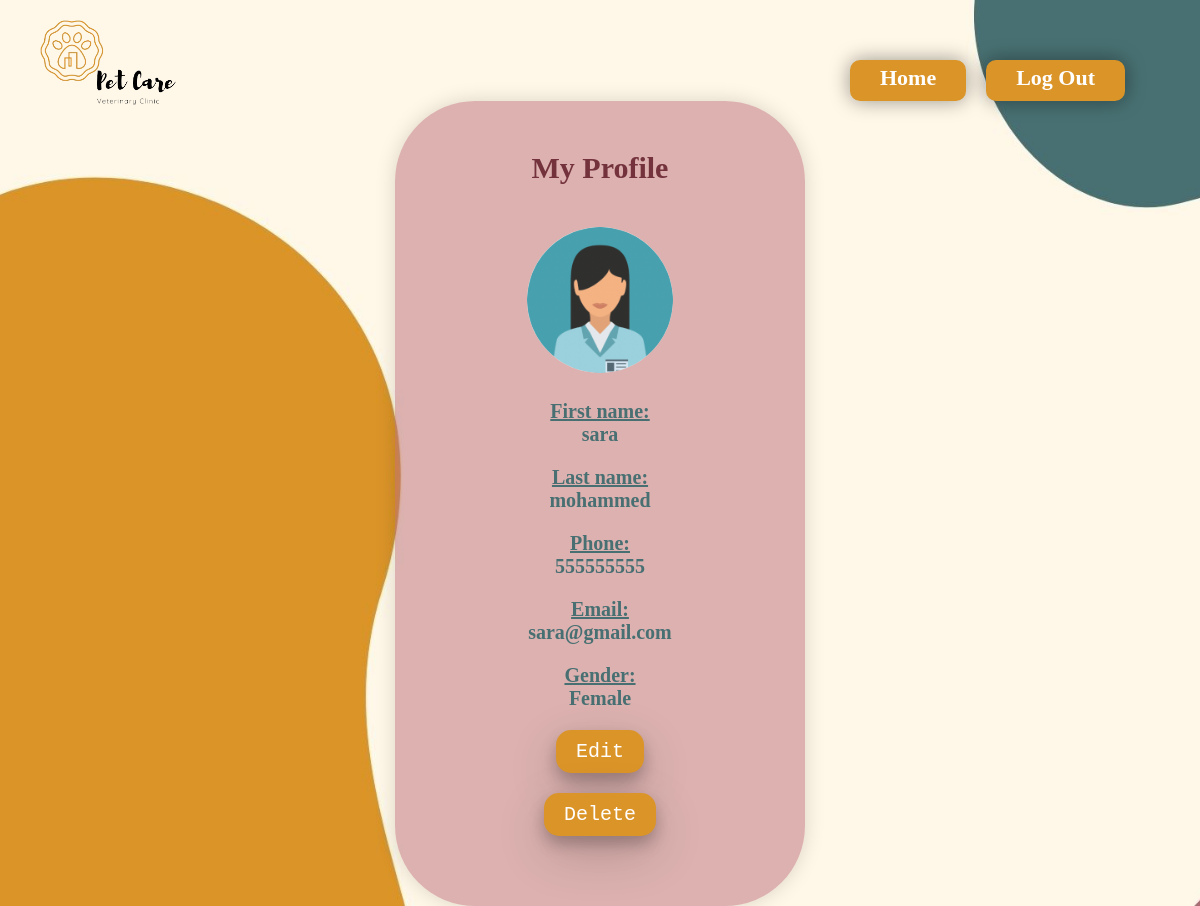
The app's page /userProfile.php (signed in) with its own data.
### tables this page shows
CREATE TABLE `petowner` (
  `email` varchar(100) NOT NULL,
  `password` varchar(10) NOT NULL,
  `profilePhoto` varchar(100) NOT NULL,
  `phoneNumber` int(100) NOT NULL,
  `gender` varchar(10) NOT NULL,
  `Fname` varchar(50) NOT NULL,
  `Lname` varchar(50) NOT NULL
);

### userProfile.php (the view, shortened to what this page needs)
<!DOCTYPE html>
<html>
    <head>
        <link rel="stylesheet" href="profileStyle.css">
    </head>
<body>
        <div class="grid">
            <div class="nav-bar">
            <ul id="ul">
              <img src="logo.png" alt="logo" class="nav-bar-logo"width="100">
              <li class="nav-bar-item" id="active"><a href="home page.php">Log Out</a></li>
              <li class="nav-bar-item" id="active"><a href="welcom.php">Home</a></li>
              </ul>
        </div>
        </div>
        <?php
if (!( $database = mysqli_connect( "localhost", "root", "" )))
die( "<p>Could not connect to database</p>" );
$Email=$_SESSION['email'];
$query="select email,Fname,Lname,profilePhoto,phoneNumber,gender from petowner WHERE email='".$Email."'";
$run=mysqli_query($database, $query);
if($run){
    while($row=mysqli_fetch_row($run)){
echo"<div class='container' id='$row[0]'>
            <div class='P-box'>
                <h2 >My Profile</h2>
                <img src='profile_img/$row[3]' alt='$row[3]' class='P-pic'>
                <div class='information'>
                    <div class='data'>
                        <h4><strong>First name:</strong></h4>
                        <p>$row[1]</p>
                    </div>
                    <div class='information'>
                    <div class='data'>
                        <h4><strong>Last name:</strong></h4>
                        <p>$row[2]</p>
                    </div>
                    <div class='data'>
                       <h4>Phone:</h4>
                       <p>$row[4]</p>
                    </div>
                    <div class='data'>
                        <h4>Email:</h4>
                        <p>$row[0]</p>
                    </div>
                    <div class='data'>
                        <h4>Gender:</h4>
                        <p>$row[5]</p>
                    </div>
                </div>
                <button type='button'  class='button'> <a href=' editprofile.php?param=$row[0]'>Edit</a> </button><br>
                <button type='button' class='button'  onclick='deleteAjax()'>  Delete </button><br>
            </div>
         </div>";
}   }
?>
</body>
</html>

### profileStyle.css (style rules this page uses)
* { margin: 0; padding: 0; box-sizing: border-box; }
body { width:100% ; height: 100vh; font-family:"be vietnam"; background-image:url(./pet.jpg) ; background-size: cover; background-attachment:fixed; font-weight: 700; font-size: 22px; }
.container { display:flex; align-items: center; justify-content: center; }
.P-box { background:#b86a767e; text-align: center; padding: 50px 130px; position:relative; border-radius: 80px; font-size: 20px; color: #486f72; box-shadow: 0 0 20px rgba(0, 0, 0, 0.144); }
.P-pic { width: 150px; border-radius: 50%; padding: 2px; margin-bottom: 20px; align-items: center; }
.information .data { margin-bottom: 20px; }
h4 { text-decoration: underline; font-weight: bolder; }
h2 { margin-bottom: 40px; color:#74323c ; }
.button { background-color:#DB9428 ; outline: none; padding: 10px 20px; display: inline-block; cursor:pointer; font-size: 20px; font-family:monospace ; text-align: center; text-decoration:none ; outline: none; color:#fff; border: none; margin-bottom: 20px; border-radius: 15px; box-shadow:0 8px 16px 0 rgba(0, 0, 0, 0.24), 0 17px 50px 0 rgba(0, 0, 0, 0.19); }
#ul { list-style-type: none; padding: 0; margin: 30px 55px 0; }
li { float: right; }
li a { text-decoration: none; color: #fff; }
.nav-bar { grid-area: header; }
.nav-bar-item { text-align: center; padding: 10px 30px; padding-top: 5px; border-radius: 10px; margin-right:20px; background-color:#DB9428; margin-top: 30px; font-size: 22px; }
#active { background-color: #DB9428; }
.nav-bar-item { background-color: #DB9428; transition: transform .3s; box-shadow: 0 0 20px rgba(0, 0, 0, 0.4); }
.grid { display: grid; }
.nav-bar-logo { width: 12%; position: absolute; top: 2%; right: 85%; }
button a { color: #ffffff; text-decoration: none; }

### records on screen
petowner: profilePhoto (picture), Fname "sara", Lname "mohammed", phoneNumber "555555555", email "sara@gmail.com", gender "Female"
